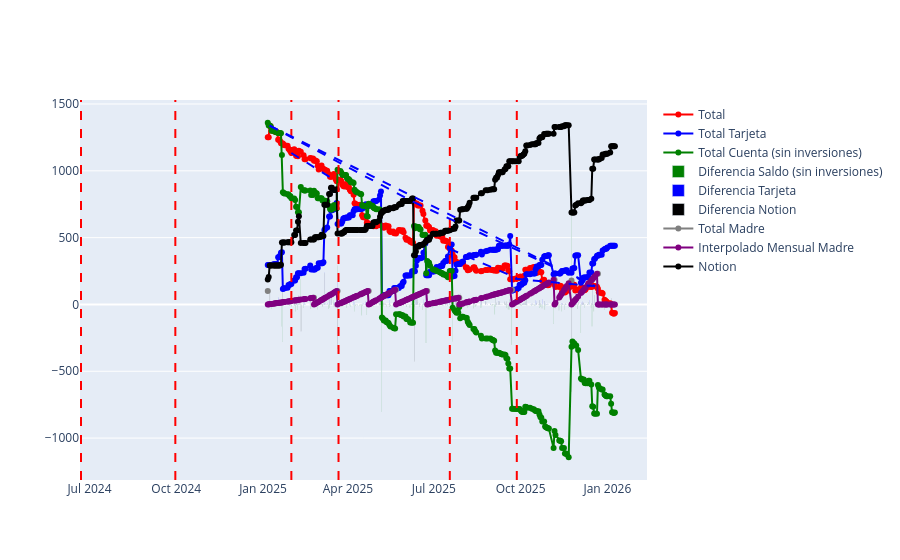

This figure's notebook cell:
### Code cell
df_grafico = df_dif_desc[(df_dif_desc["FECHA"] >= '2025-01-01')].copy()

grafico = Graficos(df_grafico)
grafico.agregar_traces_defecto()

highlighted_days = [
    '2024-06-22',
    '2024-09-30',
    '2025-03-22',
    "2025-01-31",
    "2025-07-18",
    "2025-09-27",
]
grafico.add_highlighteds_day(highlighted_days)
# grafico.show_pendiente(inicio, fin)
# grafico.show_pendiente('2025-01-08', '2025-06-10')
grafico.show_pendiente('2025-01-08', '2025-12-19')
grafico.show_pendiente('2025-06-10', '2025-12-19')
grafico.show_pendiente('2025-01-08', '2025-06-10')
grafico.show_pendiente('2025-09-25', '2025-12-19')
grafico.show_pendiente('2025-01-31', '2025-03-20')
grafico.show_pendiente('2025-07-18', '2025-09-27')

# grafico.show_pendiente('2024-05-01', '2024-08-22')
# grafico.show_pendiente('2024-05-01', '2025-01-08')
# grafico.add_last_day_card()

grafico.plot()

### Figure 1 — Plotly figure (JSON) as saved in the notebook; plotly's stock layout.template omitted (floating-point values rounded to 4 significant figures; data arrays with more than 128 entries replaced by an {"elided": "..."} marker saying what was removed)
{"data": [{"hovertemplate": "<b>%{x}</b><br>Valor: %{y}<br>Descripción: %{text}", "line": {"color": "red"}, "mode": "lines+markers", "name": "Total", "text": {"elided": "276 str values"}, "type": "scatter", "x": {"elided": "276 str values"}, "y": {"elided": "276 float values"}}, {"hovertemplate": "<b>%{x}</b><br>Valor: %{y}<br>Descripción: %{text}", "line": {"color": "blue"}, "mode": "lines+markers", "name": "Total Tarjeta", "text": {"elided": "276 str values"}, "type": "scatter", "x": {"elided": "276 str values"}, "y": {"elided": "276 float values"}}, {"hovertemplate": "<b>%{x}</b><br>Valor: %{y}<br>Descripción: %{text}", "line": {"color": "green"}, "mode": "lines+markers", "name": "Total Cuenta (sin inversiones)", "text": {"elided": "276 str values"}, "type": "scatter", "x": {"elided": "276 str values"}, "y": {"elided": "276 float values"}}, {"hovertemplate": "<b>%{x}</b><br>Diferencia: %{y:.2f}<br>Descripción: %{text}", "marker": {"color": "green"}, "name": "Diferencia Saldo (sin inversiones)", "text": {"elided": "276 str values"}, "type": "bar", "x": {"elided": "276 str values"}, "y": {"elided": "276 float values"}}, {"hovertemplate": "<b>%{x}</b><br>Diff: %{y}<br>Descripción: %{text}", "marker": {"color": "blue"}, "name": "Diferencia Tarjeta", "text": {"elided": "276 str values"}, "type": "bar", "x": {"elided": "276 str values"}, "y": {"elided": "276 float values"}}, {"hovertemplate": "<b>%{x}</b><br>Diff Notion: %{y}<br>Descripción: %{text}", "marker": {"color": "black"}, "name": "Diferencia Notion", "text": {"elided": "276 str values"}, "type": "bar", "x": {"elided": "276 str values"}, "y": {"elided": "276 float values"}}, {"line": {"color": "gray"}, "mode": "lines+markers", "name": "Total Madre", "type": "scatter", "x": {"elided": "276 str values"}, "y": {"elided": "276 float values"}}, {"hovertemplate": "<b>%{x}</b><br>Pago Mensual: %{y}<br>Descripción: %{text}", "line": {"color": "purple"}, "mode": "lines+markers", "name": "Interpolado Mensual Madre", "text": {"elided": "276 str values"}, "type": "scatter", "x": {"elided": "276 str values"}, "y": {"elided": "276 float values"}}, {"hovertemplate": "<b>%{x}</b><br>Notion: %{y}<br>Descripción: %{text}", "line": {"color": "black"}, "mode": "lines+markers", "name": "Notion", "text": {"elided": "276 str values"}, "type": "scatter", "x": {"elided": "276 str values"}, "y": {"elided": "276 float values"}}], "layout": {"shapes": [{"line": {"color": "red", "dash": "dash", "width": 2}, "type": "line", "x0": "2024-06-22T00:00:00", "x1": "2024-06-22T00:00:00", "xref": "x", "y0": 0, "y1": 1, "yref": "y domain"}, {"line": {"color": "red", "dash": "dash", "width": 2}, "type": "line", "x0": "2024-09-30T00:00:00", "x1": "2024-09-30T00:00:00", "xref": "x", "y0": 0, "y1": 1, "yref": "y domain"}, {"line": {"color": "red", "dash": "dash", "width": 2}, "type": "line", "x0": "2025-03-22T00:00:00", "x1": "2025-03-22T00:00:00", "xref": "x", "y0": 0, "y1": 1, "yref": "y domain"}, {"line": {"color": "red", "dash": "dash", "width": 2}, "type": "line", "x0": "2025-01-31T00:00:00", "x1": "2025-01-31T00:00:00", "xref": "x", "y0": 0, "y1": 1, "yref": "y domain"}, {"line": {"color": "red", "dash": "dash", "width": 2}, "type": "line", "x0": "2025-07-18T00:00:00", "x1": "2025-07-18T00:00:00", "xref": "x", "y0": 0, "y1": 1, "yref": "y domain"}, {"line": {"color": "red", "dash": "dash", "width": 2}, "type": "line", "x0": "2025-09-27T00:00:00", "x1": "2025-09-27T00:00:00", "xref": "x", "y0": 0, "y1": 1, "yref": "y domain"}, {"line": {"color": "blue", "dash": "dash", "width": 2}, "name": "Pendiente", "type": "line", "x0": "2025-01-08T00:00:00", "x1": "2025-12-19T00:00:00", "y0": 1338.0, "y1": 136.2}, {"line": {"color": "blue", "dash": "dash", "width": 2}, "name": "Pendiente", "type": "line", "x0": "2025-06-10T00:00:00", "x1": "2025-12-19T00:00:00", "y0": 765.3, "y1": 136.2}, {"line": {"color": "blue", "dash": "dash", "width": 2}, "name": "Pendiente", "type": "line", "x0": "2025-01-08T00:00:00", "x1": "2025-06-10T00:00:00", "y0": 1338.0, "y1": 765.3}, {"line": {"color": "blue", "dash": "dash", "width": 2}, "name": "Pendiente", "type": "line", "x0": "2025-09-25T00:00:00", "x1": "2025-12-19T00:00:00", "y0": 192.5, "y1": 136.2}, {"line": {"color": "blue", "dash": "dash", "width": 2}, "name": "Pendiente", "type": "line", "x0": "2025-01-31T00:00:00", "x1": "2025-03-20T00:00:00", "y0": 1133.0, "y1": 922.2}, {"line": {"color": "blue", "dash": "dash", "width": 2}, "name": "Pendiente", "type": "line", "x0": "2025-07-18T00:00:00", "x1": "2025-09-27T00:00:00", "y0": 416.2, "y1": 196.3}]}}
